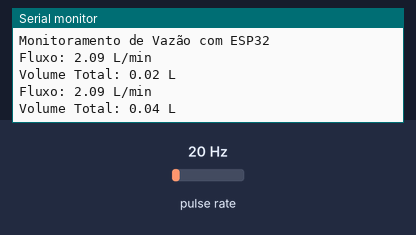
Recording of a sketch running on a simulated ESP32. On the bench: the last lines printed to the serial monitor. Wiring (inferred from the names in the program): pulse sensor: data GPIO 25. Inputs (shaded band) come from the test bench; at power-on: pulse rate 20 Hz.

Above: at 1.2 s.
1.3 s: pulse rate (sensor on GPIO 25) set to 4 Hz
At 1.9 s:
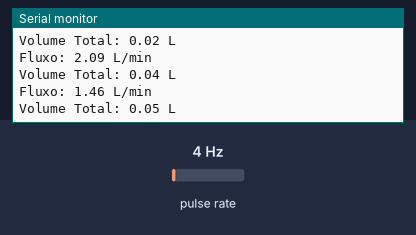
2.8 s: pulse rate (sensor on GPIO 25) set to 50 Hz
At 3.31 s:
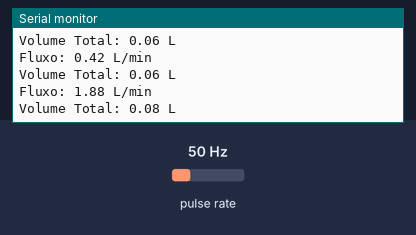
Timing chart, 0 to 5.8 s (numbered marks = the images above; inputs shaded):
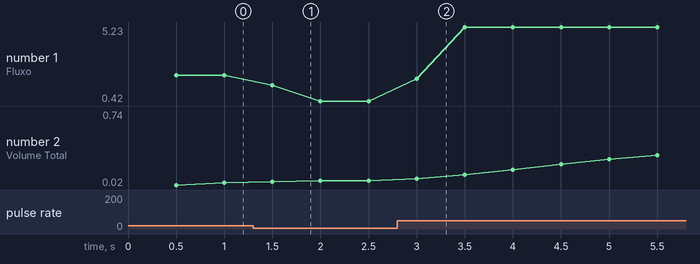

The sketch:

flow_sensor_test.ino
```cpp
const int pinoSensor = 25; // Pino digital para o sensor
volatile int pulsos = 0;
const float fatorCalibracao = 4.78; // Fator de calibração do sensor de acordo com a sua alimentação

float fluxoLitrosPorMinuto = 0.0; // Taxa de fluxo em L/min
float volumeTotal = 0.0; // Volume total em litros

unsigned long tempoAnterior = 0; // Armazena o tempo da última atualização

void IRAM_ATTR contarPulsos() {
  pulsos++; // Incrementa a contagem de pulsos
}

void setup() {
  Serial.begin(115200); // Inicializa a comunicação serial
  Serial.println("Monitoramento de Vazão com ESP32");
  pinMode(pinoSensor, INPUT_PULLUP); // Configura o pino do sensor como entrada
  attachInterrupt(digitalPinToInterrupt(pinoSensor), contarPulsos, RISING); // Configura interrupção para contar pulsos
}

void loop() {
  unsigned long tempoAtual = millis(); // Tempo atual em milissegundos
  unsigned long intervalo = tempoAtual - tempoAnterior; // Calcula o intervalo de tempo

  if (intervalo >= 500) { // Atualiza a cada 500 ms
    tempoAnterior = tempoAtual; // Atualiza o tempo anterior
    fluxoLitrosPorMinuto = (pulsos / fatorCalibracao); // Calcula a taxa de fluxo
    volumeTotal += (fluxoLitrosPorMinuto / 110.0); // Calcula o volume total

    Serial.print("Fluxo: ");
    Serial.print(fluxoLitrosPorMinuto, 2); // Exibe a taxa de fluxo com 2 casas decimais
    Serial.println(" L/min");

    Serial.print("Volume Total: ");
    Serial.print(volumeTotal, 2); // Exibe o volume total com 2 casas decimais
    Serial.println(" L");

    pulsos = 0; // Reinicia a contagem de pulsos
  }
}
```

Measured:
- after the input at 1.3 s, the serial monitor: prints a new line after 0.20 s (image 1)
- after the input at 2.8 s, the serial monitor: prints a new line after 0.20 s (image 2)
- plotted number 1: 2.09 → 0.42 after the input at 1.3 s, 0.42 → 5.23 after the input at 2.8 s
- plotted number 2: 0.06 → 0.74 after the input at 2.8 s
